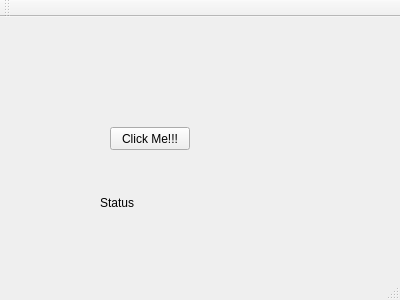
<?xml version="1.0" encoding="UTF-8"?>
<ui version="4.0">
 <class>MainWindow</class>
 <widget class="QMainWindow" name="MainWindow">
  <property name="geometry">
   <rect>
    <x>0</x>
    <y>0</y>
    <width>400</width>
    <height>300</height>
   </rect>
  </property>
  <property name="windowTitle">
   <string>MainWindow</string>
  </property>
  <widget class="QWidget" name="centralWidget">
   <widget class="QPushButton" name="pushButtonClose">
    <property name="geometry">
     <rect>
      <x>110</x>
      <y>110</y>
      <width>80</width>
      <height>23</height>
     </rect>
    </property>
    <property name="text">
     <string>Click Me!!!</string>
    </property>
   </widget>
   <widget class="QLabel" name="label">
    <property name="geometry">
     <rect>
      <x>100</x>
      <y>170</y>
      <width>111</width>
      <height>31</height>
     </rect>
    </property>
    <property name="text">
     <string>Status</string>
    </property>
   </widget>
  </widget>
  <widget class="QMenuBar" name="menuBar">
   <property name="geometry">
    <rect>
     <x>0</x>
     <y>0</y>
     <width>400</width>
     <height>20</height>
    </rect>
   </property>
  </widget>
  <widget class="QToolBar" name="mainToolBar">
   <attribute name="toolBarArea">
    <enum>TopToolBarArea</enum>
   </attribute>
   <attribute name="toolBarBreak">
    <bool>false</bool>
   </attribute>
  </widget>
  <widget class="QStatusBar" name="statusBar"/>
 </widget>
 <layoutdefault spacing="6" margin="11"/>
 <resources/>
 <connections/>
</ui>
